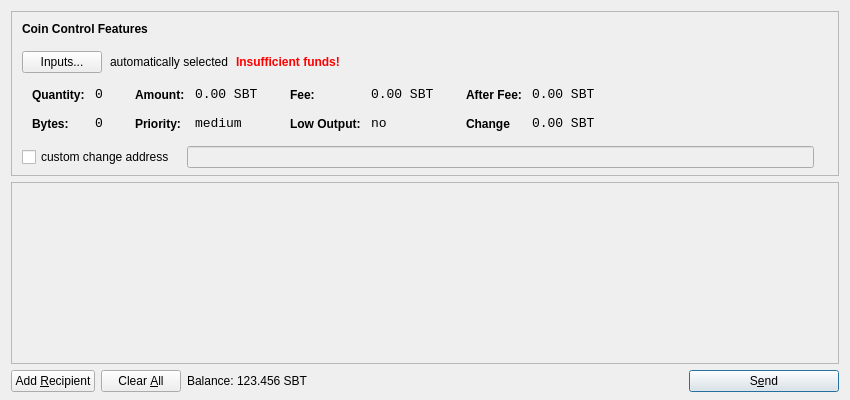
<?xml version="1.0" encoding="UTF-8"?>
<ui version="4.0">
 <class>SendCoinsDialog</class>
 <widget class="QDialog" name="SendCoinsDialog">
  <property name="geometry">
   <rect>
    <x>0</x>
    <y>0</y>
    <width>850</width>
    <height>400</height>
   </rect>
  </property>
  <property name="windowTitle">
   <string>Send Coins</string>
  </property>
  <layout class="QVBoxLayout" name="verticalLayout" stretch="0,1,0">
   <property name="bottomMargin">
    <number>8</number>
   </property>
   <item>
    <widget class="QFrame" name="frameCoinControl">
     <property name="sizePolicy">
      <sizepolicy hsizetype="Expanding" vsizetype="Expanding">
       <horstretch>0</horstretch>
       <verstretch>0</verstretch>
      </sizepolicy>
     </property>
     <property name="maximumSize">
      <size>
       <width>16777215</width>
       <height>16777215</height>
      </size>
     </property>
     <property name="frameShape">
      <enum>QFrame::StyledPanel</enum>
     </property>
     <property name="frameShadow">
      <enum>QFrame::Sunken</enum>
     </property>
     <layout class="QVBoxLayout" name="verticalLayoutCoinControl2">
      <property name="spacing">
       <number>-1</number>
      </property>
      <property name="leftMargin">
       <number>0</number>
      </property>
      <property name="topMargin">
       <number>0</number>
      </property>
      <property name="rightMargin">
       <number>0</number>
      </property>
      <property name="bottomMargin">
       <number>6</number>
      </property>
      <item>
       <layout class="QVBoxLayout" name="verticalLayoutCoinControl" stretch="0,0,0,0,1">
        <property name="spacing">
         <number>0</number>
        </property>
        <property name="leftMargin">
         <number>10</number>
        </property>
        <property name="topMargin">
         <number>10</number>
        </property>
        <item>
         <layout class="QHBoxLayout" name="horizontalLayoutCoinControl1">
          <property name="bottomMargin">
           <number>15</number>
          </property>
          <item>
           <widget class="QLabel" name="labelCoinControlFeatures">
            <property name="sizePolicy">
             <sizepolicy hsizetype="Preferred" vsizetype="Maximum">
              <horstretch>0</horstretch>
              <verstretch>0</verstretch>
             </sizepolicy>
            </property>
            <property name="font">
             <font>
              <weight>75</weight>
              <bold>true</bold>
             </font>
            </property>
            <property name="styleSheet">
             <string notr="true">font-weight:bold;</string>
            </property>
            <property name="text">
             <string>Coin Control Features</string>
            </property>
           </widget>
          </item>
         </layout>
        </item>
        <item>
         <layout class="QHBoxLayout" name="horizontalLayoutCoinControl2" stretch="0,0,0,0">
          <property name="spacing">
           <number>8</number>
          </property>
          <property name="bottomMargin">
           <number>10</number>
          </property>
          <item>
           <widget class="QPushButton" name="pushButtonCoinControl">
            <property name="styleSheet">
             <string notr="true"/>
            </property>
            <property name="text">
             <string>Inputs...</string>
            </property>
           </widget>
          </item>
          <item>
           <widget class="QLabel" name="labelCoinControlAutomaticallySelected">
            <property name="text">
             <string>automatically selected</string>
            </property>
            <property name="margin">
             <number>5</number>
            </property>
           </widget>
          </item>
          <item>
           <widget class="QLabel" name="labelCoinControlInsuffFunds">
            <property name="font">
             <font>
              <weight>75</weight>
              <bold>true</bold>
             </font>
            </property>
            <property name="styleSheet">
             <string notr="true">color:red;font-weight:bold;</string>
            </property>
            <property name="text">
             <string>Insufficient funds!</string>
            </property>
            <property name="margin">
             <number>5</number>
            </property>
           </widget>
          </item>
          <item>
           <spacer name="horizontalSpacerCoinControl">
            <property name="orientation">
             <enum>Qt::Horizontal</enum>
            </property>
            <property name="sizeHint" stdset="0">
             <size>
              <width>40</width>
              <height>1</height>
             </size>
            </property>
           </spacer>
          </item>
         </layout>
        </item>
        <item>
         <widget class="QWidget" name="widgetCoinControl" native="true">
          <property name="sizePolicy">
           <sizepolicy hsizetype="Preferred" vsizetype="Preferred">
            <horstretch>0</horstretch>
            <verstretch>0</verstretch>
           </sizepolicy>
          </property>
          <property name="minimumSize">
           <size>
            <width>0</width>
            <height>0</height>
           </size>
          </property>
          <property name="styleSheet">
           <string notr="true"/>
          </property>
          <layout class="QHBoxLayout" name="horizontalLayoutCoinControl5">
           <property name="margin">
            <number>0</number>
           </property>
           <item>
            <layout class="QHBoxLayout" name="horizontalLayoutCoinControl3" stretch="0,0,0,1">
             <property name="spacing">
              <number>20</number>
             </property>
             <property name="topMargin">
              <number>0</number>
             </property>
             <property name="bottomMargin">
              <number>10</number>
             </property>
             <item>
              <layout class="QFormLayout" name="formLayoutCoinControl1">
               <property name="horizontalSpacing">
                <number>10</number>
               </property>
               <property name="verticalSpacing">
                <number>14</number>
               </property>
               <property name="leftMargin">
                <number>10</number>
               </property>
               <property name="topMargin">
                <number>4</number>
               </property>
               <property name="rightMargin">
                <number>6</number>
               </property>
               <item row="0" column="0">
                <widget class="QLabel" name="labelCoinControlQuantityText">
                 <property name="styleSheet">
                  <string notr="true">font-weight:bold;</string>
                 </property>
                 <property name="text">
                  <string>Quantity:</string>
                 </property>
                 <property name="margin">
                  <number>0</number>
                 </property>
                </widget>
               </item>
               <item row="0" column="1">
                <widget class="QLabel" name="labelCoinControlQuantity">
                 <property name="font">
                  <font>
                   <family>Monospace</family>
                   <pointsize>10</pointsize>
                  </font>
                 </property>
                 <property name="cursor">
                  <cursorShape>IBeamCursor</cursorShape>
                 </property>
                 <property name="contextMenuPolicy">
                  <enum>Qt::ActionsContextMenu</enum>
                 </property>
                 <property name="text">
                  <string>0</string>
                 </property>
                 <property name="margin">
                  <number>0</number>
                 </property>
                 <property name="textInteractionFlags">
                  <set>Qt::LinksAccessibleByMouse|Qt::TextSelectableByKeyboard|Qt::TextSelectableByMouse</set>
                 </property>
                </widget>
               </item>
               <item row="1" column="0">
                <widget class="QLabel" name="labelCoinControlBytesText">
                 <property name="styleSheet">
                  <string notr="true">font-weight:bold;</string>
                 </property>
                 <property name="text">
                  <string>Bytes:</string>
                 </property>
                </widget>
               </item>
               <item row="1" column="1">
                <widget class="QLabel" name="labelCoinControlBytes">
                 <property name="font">
                  <font>
                   <family>Monospace</family>
                   <pointsize>10</pointsize>
                  </font>
                 </property>
                 <property name="cursor">
                  <cursorShape>IBeamCursor</cursorShape>
                 </property>
                 <property name="contextMenuPolicy">
                  <enum>Qt::ActionsContextMenu</enum>
                 </property>
                 <property name="text">
                  <string>0</string>
                 </property>
                 <property name="textInteractionFlags">
                  <set>Qt::LinksAccessibleByMouse|Qt::TextSelectableByKeyboard|Qt::TextSelectableByMouse</set>
                 </property>
                </widget>
               </item>
              </layout>
             </item>
             <item>
              <layout class="QFormLayout" name="formLayoutCoinControl2">
               <property name="horizontalSpacing">
                <number>10</number>
               </property>
               <property name="verticalSpacing">
                <number>14</number>
               </property>
               <property name="leftMargin">
                <number>6</number>
               </property>
               <property name="topMargin">
                <number>4</number>
               </property>
               <property name="rightMargin">
                <number>6</number>
               </property>
               <item row="0" column="0">
                <widget class="QLabel" name="labelCoinControlAmountText">
                 <property name="styleSheet">
                  <string notr="true">font-weight:bold;</string>
                 </property>
                 <property name="text">
                  <string>Amount:</string>
                 </property>
                 <property name="margin">
                  <number>0</number>
                 </property>
                </widget>
               </item>
               <item row="0" column="1">
                <widget class="QLabel" name="labelCoinControlAmount">
                 <property name="font">
                  <font>
                   <family>Monospace</family>
                   <pointsize>10</pointsize>
                  </font>
                 </property>
                 <property name="cursor">
                  <cursorShape>IBeamCursor</cursorShape>
                 </property>
                 <property name="contextMenuPolicy">
                  <enum>Qt::ActionsContextMenu</enum>
                 </property>
                 <property name="text">
                  <string>0.00 SBT</string>
                 </property>
                 <property name="textInteractionFlags">
                  <set>Qt::LinksAccessibleByMouse|Qt::TextSelectableByKeyboard|Qt::TextSelectableByMouse</set>
                 </property>
                </widget>
               </item>
               <item row="1" column="0">
                <widget class="QLabel" name="labelCoinControlPriorityText">
                 <property name="styleSheet">
                  <string notr="true">font-weight:bold;</string>
                 </property>
                 <property name="text">
                  <string>Priority:</string>
                 </property>
                </widget>
               </item>
               <item row="1" column="1">
                <widget class="QLabel" name="labelCoinControlPriority">
                 <property name="font">
                  <font>
                   <family>Monospace</family>
                   <pointsize>10</pointsize>
                  </font>
                 </property>
                 <property name="cursor">
                  <cursorShape>IBeamCursor</cursorShape>
                 </property>
                 <property name="contextMenuPolicy">
                  <enum>Qt::ActionsContextMenu</enum>
                 </property>
                 <property name="text">
                  <string>medium</string>
                 </property>
                 <property name="textInteractionFlags">
                  <set>Qt::LinksAccessibleByMouse|Qt::TextSelectableByKeyboard|Qt::TextSelectableByMouse</set>
                 </property>
                </widget>
               </item>
              </layout>
             </item>
             <item>
              <layout class="QFormLayout" name="formLayoutCoinControl3">
               <property name="horizontalSpacing">
                <number>10</number>
               </property>
               <property name="verticalSpacing">
                <number>14</number>
               </property>
               <property name="leftMargin">
                <number>6</number>
               </property>
               <property name="topMargin">
                <number>4</number>
               </property>
               <property name="rightMargin">
                <number>6</number>
               </property>
               <item row="0" column="0">
                <widget class="QLabel" name="labelCoinControlFeeText">
                 <property name="styleSheet">
                  <string notr="true">font-weight:bold;</string>
                 </property>
                 <property name="text">
                  <string>Fee:</string>
                 </property>
                 <property name="margin">
                  <number>0</number>
                 </property>
                </widget>
               </item>
               <item row="0" column="1">
                <widget class="QLabel" name="labelCoinControlFee">
                 <property name="font">
                  <font>
                   <family>Monospace</family>
                   <pointsize>10</pointsize>
                  </font>
                 </property>
                 <property name="cursor">
                  <cursorShape>IBeamCursor</cursorShape>
                 </property>
                 <property name="contextMenuPolicy">
                  <enum>Qt::ActionsContextMenu</enum>
                 </property>
                 <property name="text">
                  <string>0.00 SBT</string>
                 </property>
                 <property name="textInteractionFlags">
                  <set>Qt::LinksAccessibleByMouse|Qt::TextSelectableByKeyboard|Qt::TextSelectableByMouse</set>
                 </property>
                </widget>
               </item>
               <item row="1" column="0">
                <widget class="QLabel" name="labelCoinControlLowOutputText">
                 <property name="styleSheet">
                  <string notr="true">font-weight:bold;</string>
                 </property>
                 <property name="text">
                  <string>Low Output:</string>
                 </property>
                </widget>
               </item>
               <item row="1" column="1">
                <widget class="QLabel" name="labelCoinControlLowOutput">
                 <property name="font">
                  <font>
                   <family>Monospace</family>
                   <pointsize>10</pointsize>
                  </font>
                 </property>
                 <property name="cursor">
                  <cursorShape>IBeamCursor</cursorShape>
                 </property>
                 <property name="contextMenuPolicy">
                  <enum>Qt::ActionsContextMenu</enum>
                 </property>
                 <property name="text">
                  <string>no</string>
                 </property>
                 <property name="textInteractionFlags">
                  <set>Qt::LinksAccessibleByMouse|Qt::TextSelectableByKeyboard|Qt::TextSelectableByMouse</set>
                 </property>
                </widget>
               </item>
              </layout>
             </item>
             <item>
              <layout class="QFormLayout" name="formLayoutCoinControl4">
               <property name="horizontalSpacing">
                <number>10</number>
               </property>
               <property name="verticalSpacing">
                <number>14</number>
               </property>
               <property name="leftMargin">
                <number>6</number>
               </property>
               <property name="topMargin">
                <number>4</number>
               </property>
               <property name="rightMargin">
                <number>6</number>
               </property>
               <item row="0" column="0">
                <widget class="QLabel" name="labelCoinControlAfterFeeText">
                 <property name="styleSheet">
                  <string notr="true">font-weight:bold;</string>
                 </property>
                 <property name="text">
                  <string>After Fee:</string>
                 </property>
                 <property name="margin">
                  <number>0</number>
                 </property>
                </widget>
               </item>
               <item row="0" column="1">
                <widget class="QLabel" name="labelCoinControlAfterFee">
                 <property name="font">
                  <font>
                   <family>Monospace</family>
                   <pointsize>10</pointsize>
                  </font>
                 </property>
                 <property name="cursor">
                  <cursorShape>IBeamCursor</cursorShape>
                 </property>
                 <property name="contextMenuPolicy">
                  <enum>Qt::ActionsContextMenu</enum>
                 </property>
                 <property name="text">
                  <string>0.00 SBT</string>
                 </property>
                 <property name="textInteractionFlags">
                  <set>Qt::LinksAccessibleByMouse|Qt::TextSelectableByKeyboard|Qt::TextSelectableByMouse</set>
                 </property>
                </widget>
               </item>
               <item row="1" column="0">
                <widget class="QLabel" name="labelCoinControlChangeText">
                 <property name="styleSheet">
                  <string notr="true">font-weight:bold;</string>
                 </property>
                 <property name="text">
                  <string>Change</string>
                 </property>
                </widget>
               </item>
               <item row="1" column="1">
                <widget class="QLabel" name="labelCoinControlChange">
                 <property name="font">
                  <font>
                   <family>Monospace</family>
                   <pointsize>10</pointsize>
                  </font>
                 </property>
                 <property name="cursor">
                  <cursorShape>IBeamCursor</cursorShape>
                 </property>
                 <property name="contextMenuPolicy">
                  <enum>Qt::ActionsContextMenu</enum>
                 </property>
                 <property name="text">
                  <string>0.00 SBT</string>
                 </property>
                 <property name="textInteractionFlags">
                  <set>Qt::LinksAccessibleByMouse|Qt::TextSelectableByKeyboard|Qt::TextSelectableByMouse</set>
                 </property>
                </widget>
               </item>
              </layout>
             </item>
            </layout>
           </item>
          </layout>
         </widget>
        </item>
        <item>
         <layout class="QHBoxLayout" name="horizontalLayoutCoinControl4" stretch="0,0,0">
          <property name="spacing">
           <number>12</number>
          </property>
          <property name="sizeConstraint">
           <enum>QLayout::SetDefaultConstraint</enum>
          </property>
          <property name="topMargin">
           <number>5</number>
          </property>
          <property name="rightMargin">
           <number>5</number>
          </property>
          <item>
           <widget class="QCheckBox" name="checkBoxCoinControlChange">
            <property name="text">
             <string>custom change address</string>
            </property>
           </widget>
          </item>
          <item>
           <widget class="QLineEdit" name="lineEditCoinControlChange">
            <property name="enabled">
             <bool>false</bool>
            </property>
            <property name="sizePolicy">
             <sizepolicy hsizetype="Expanding" vsizetype="Fixed">
              <horstretch>0</horstretch>
              <verstretch>0</verstretch>
             </sizepolicy>
            </property>
           </widget>
          </item>
          <item>
           <widget class="QLabel" name="labelCoinControlChangeLabel">
            <property name="sizePolicy">
             <sizepolicy hsizetype="Preferred" vsizetype="Expanding">
              <horstretch>0</horstretch>
              <verstretch>0</verstretch>
             </sizepolicy>
            </property>
            <property name="minimumSize">
             <size>
              <width>0</width>
              <height>0</height>
             </size>
            </property>
            <property name="text">
             <string/>
            </property>
            <property name="margin">
             <number>3</number>
            </property>
           </widget>
          </item>
         </layout>
        </item>
        <item>
         <spacer name="verticalSpacerCoinControl">
          <property name="orientation">
           <enum>Qt::Vertical</enum>
          </property>
          <property name="sizeHint" stdset="0">
           <size>
            <width>800</width>
            <height>1</height>
           </size>
          </property>
         </spacer>
        </item>
       </layout>
      </item>
     </layout>
    </widget>
   </item>
   <item>
    <widget class="QScrollArea" name="scrollArea">
     <property name="widgetResizable">
      <bool>true</bool>
     </property>
     <widget class="QWidget" name="scrollAreaWidgetContents">
      <property name="geometry">
       <rect>
        <x>0</x>
        <y>0</y>
        <width>830</width>
        <height>165</height>
       </rect>
      </property>
      <layout class="QVBoxLayout" name="verticalLayout_2">
       <property name="margin">
        <number>0</number>
       </property>
       <item>
        <layout class="QVBoxLayout" name="entries">
         <property name="spacing">
          <number>6</number>
         </property>
        </layout>
       </item>
       <item>
        <spacer name="verticalSpacer">
         <property name="orientation">
          <enum>Qt::Vertical</enum>
         </property>
         <property name="sizeHint" stdset="0">
          <size>
           <width>20</width>
           <height>40</height>
          </size>
         </property>
        </spacer>
       </item>
      </layout>
     </widget>
    </widget>
   </item>
   <item>
    <layout class="QHBoxLayout" name="horizontalLayout">
     <item>
      <widget class="QPushButton" name="addButton">
       <property name="toolTip">
        <string>Send to multiple recipients at once</string>
       </property>
       <property name="text">
        <string>Add &amp;Recipient</string>
       </property>
       <property name="icon">
        <iconset resource="../bitcoin.qrc">
         <normaloff>:/icons/add</normaloff>:/icons/add</iconset>
       </property>
       <property name="autoDefault">
        <bool>false</bool>
       </property>
      </widget>
     </item>
     <item>
      <widget class="QPushButton" name="clearButton">
       <property name="sizePolicy">
        <sizepolicy hsizetype="Minimum" vsizetype="Fixed">
         <horstretch>0</horstretch>
         <verstretch>0</verstretch>
        </sizepolicy>
       </property>
       <property name="toolTip">
        <string>Remove all transaction fields</string>
       </property>
       <property name="text">
        <string>Clear &amp;All</string>
       </property>
       <property name="icon">
        <iconset resource="../bitcoin.qrc">
         <normaloff>:/icons/remove</normaloff>:/icons/remove</iconset>
       </property>
       <property name="autoRepeatDelay">
        <number>300</number>
       </property>
       <property name="autoDefault">
        <bool>false</bool>
       </property>
      </widget>
     </item>
     <item>
      <layout class="QHBoxLayout" name="horizontalLayout_2">
       <property name="spacing">
        <number>3</number>
       </property>
       <item>
        <widget class="QLabel" name="label">
         <property name="sizePolicy">
          <sizepolicy hsizetype="Preferred" vsizetype="Fixed">
           <horstretch>0</horstretch>
           <verstretch>0</verstretch>
          </sizepolicy>
         </property>
         <property name="text">
          <string>Balance:</string>
         </property>
        </widget>
       </item>
       <item>
        <widget class="QLabel" name="labelBalance">
         <property name="sizePolicy">
          <sizepolicy hsizetype="Preferred" vsizetype="Fixed">
           <horstretch>0</horstretch>
           <verstretch>0</verstretch>
          </sizepolicy>
         </property>
         <property name="cursor">
          <cursorShape>IBeamCursor</cursorShape>
         </property>
         <property name="text">
          <string>123.456 SBT</string>
         </property>
         <property name="textInteractionFlags">
          <set>Qt::LinksAccessibleByMouse|Qt::TextSelectableByKeyboard|Qt::TextSelectableByMouse</set>
         </property>
        </widget>
       </item>
      </layout>
     </item>
     <item>
      <spacer name="horizontalSpacer">
       <property name="orientation">
        <enum>Qt::Horizontal</enum>
       </property>
       <property name="sizeHint" stdset="0">
        <size>
         <width>40</width>
         <height>20</height>
        </size>
       </property>
      </spacer>
     </item>
     <item>
      <widget class="QPushButton" name="sendButton">
       <property name="minimumSize">
        <size>
         <width>150</width>
         <height>0</height>
        </size>
       </property>
       <property name="toolTip">
        <string>Confirm the send action</string>
       </property>
       <property name="text">
        <string>S&amp;end</string>
       </property>
       <property name="icon">
        <iconset resource="../bitcoin.qrc">
         <normaloff>:/icons/send</normaloff>:/icons/send</iconset>
       </property>
       <property name="default">
        <bool>true</bool>
       </property>
      </widget>
     </item>
    </layout>
   </item>
  </layout>
 </widget>
 <resources>
  <include location="../bitcoin.qrc"/>
 </resources>
 <connections/>
</ui>
